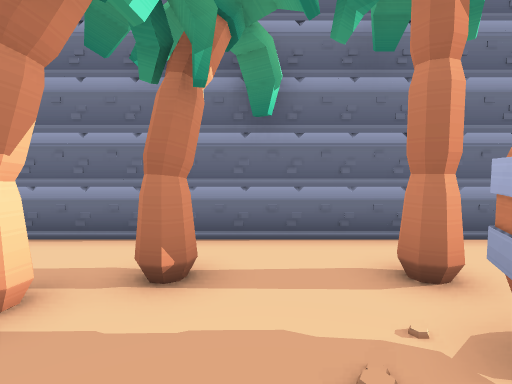
View 1 (above)

12 first-person views from a walk through a level from a Godot 3-D game. The camera is 1.3 m above the floor, tilts 4° down and sees 80° across. The floor is counted in squares, 1 m on a side. Each view is taken from the middle of a square. On the plan, view 1 faces up. The plan holds only what a view shows up to about 14 squares ahead; the rest is blank. The place goes on beyond the plan.

View 2
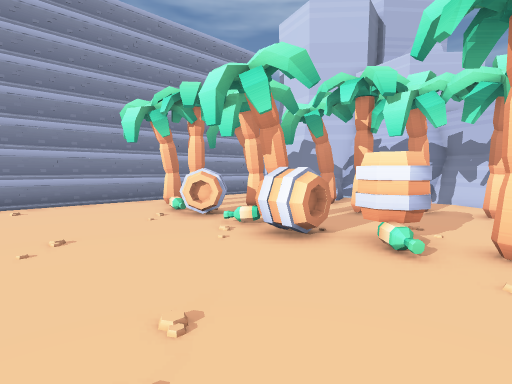

View 3
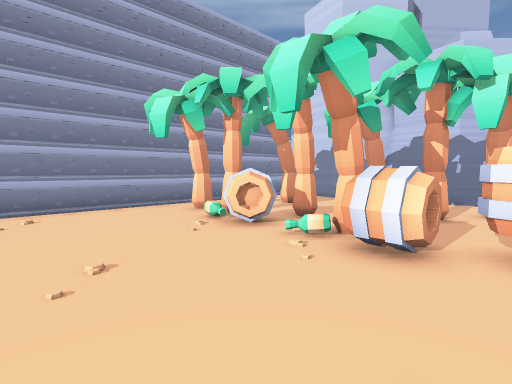

View 4
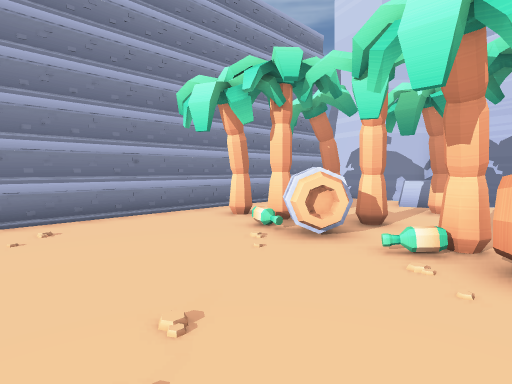

View 5
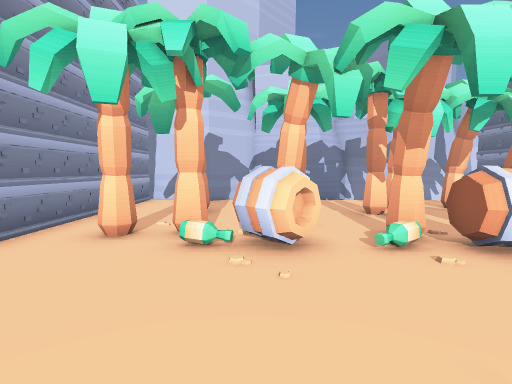

View 6
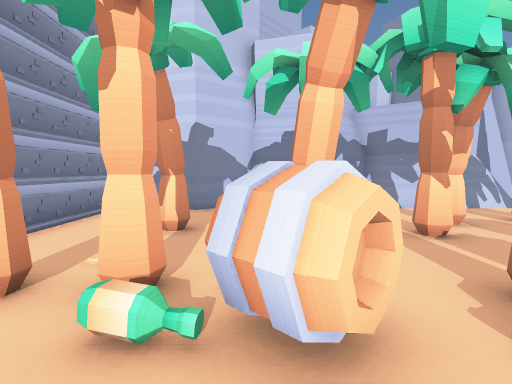

View 7
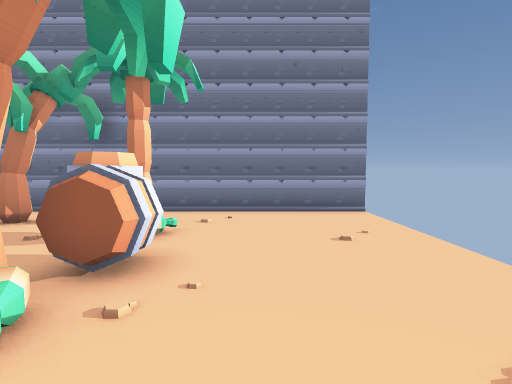

View 8
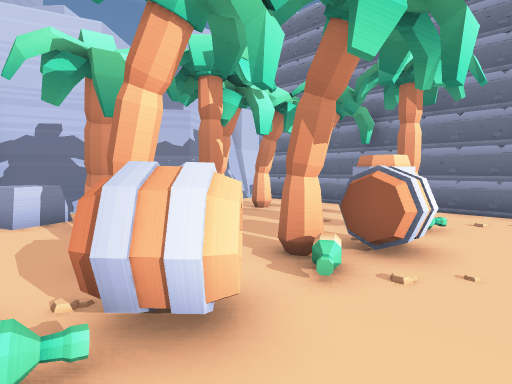

View 9
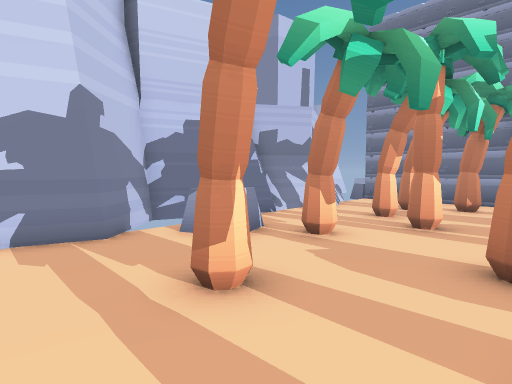

View 10
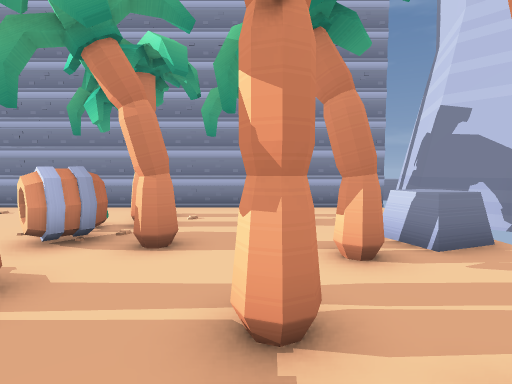

View 11
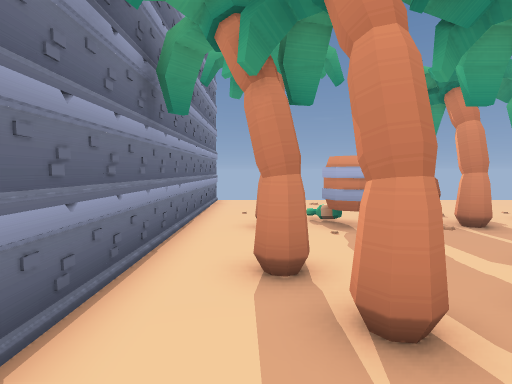

View 12
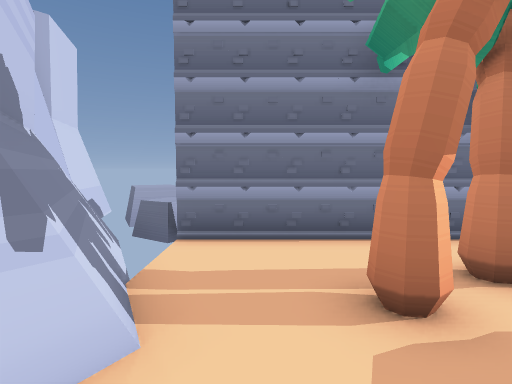

### Floor plan
Key: @ floor where view 1 was taken; # wall or solid block; . floor; = window, fence, low wall or low ledge; ^ raised ledge; T tree; B barrel.
Columns run from 6 left of view 1 to 9 right of it. Each row starts with its distance up from view 1.
  6 ################
  5 =..............
  4 #....T..T......
  3 #..TT..........
  2 #=......BB.....
  1 #..TT...B......
  0 #....T@.BB.....
 -1 #....T..T......
 -2 #..T...........
 -3 #.^TT..TBB.....
 -4 =^^.....BB.....
 -5 #......TT......
 -6 #...T..........
 -7 #.......T......
 -8 #..............
 -9 ###############

Where each view was taken, in squares from view 1:
view 1: 0 up, 0 right, facing up
view 2: 4 up, 8 right, facing down-left
view 3: 2 up, 8 right, facing down-left
view 4: 0 up, 8 right, facing down-left
view 5: 4 down, 8 right, facing left
view 6: 4 down, 5 right, facing left
view 7: 4 down, 5 right, facing up
view 8: 5 down, 5 right, facing up-left
view 9: 8 down, 1 right, facing up-left
view 10: 2 up, 1 left, facing down
view 11: 4 up, 5 left, facing right
view 12: 0 up, 4 left, facing up
